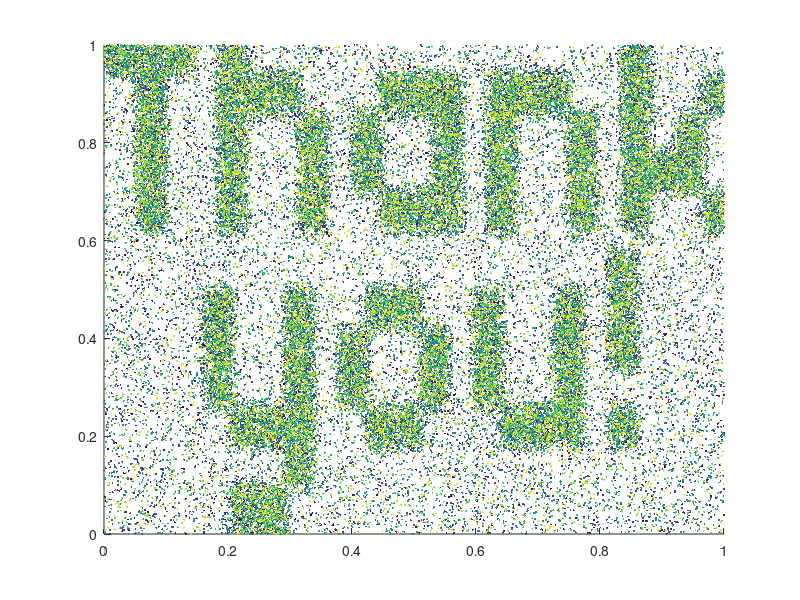

Write MATLAB code to recreate this figure.
clear;clc;h=25;w=46;I=[1,24;2,24;3,24;4,24;5,24;6,24;9,24;10,24;39,24;40,24;1,23;2,23;3,23;4,23;5,23;6,23;9,23;10,23;39,23;40,23;3,22;4,22;9,22;10,22;11,22;12,22;13,22;14,22;21,22;22,22;23,22;24,22;25,22;26,22;29,22;30,22;31,22;32,22;33,22;34,22;39,22;40,22;45,22;46,22;3,21;4,21;9,21;10,21;11,21;12,21;13,21;14,21;21,21;22,21;23,21;24,21;25,21;26,21;29,21;30,21;31,21;32,21;33,21;34,21;39,21;40,21;45,21;46,21;3,20;4,20;9,20;10,20;15,20;16,20;19,20;20,20;25,20;26,20;29,20;30,20;35,20;36,20;39,20;40,20;43,20;44,20;3,19;4,19;9,19;10,19;15,19;16,19;19,19;20,19;25,19;26,19;29,19;30,19;35,19;36,19;39,19;40,19;43,19;44,19;3,18;4,18;9,18;10,18;15,18;16,18;19,18;20,18;25,18;26,18;29,18;30,18;35,18;36,18;39,18;40,18;41,18;42,18;43,18;44,18;3,17;4,17;9,17;10,17;15,17;16,17;19,17;20,17;25,17;26,17;29,17;30,17;35,17;36,17;39,17;40,17;41,17;42,17;43,17;44,17;3,16;4,16;9,16;10,16;15,16;16,16;21,16;22,16;23,16;24,16;25,16;26,16;29,16;30,16;35,16;36,16;39,16;40,16;45,16;46,16;3,15;4,15;9,15;10,15;15,15;16,15;21,15;22,15;23,15;24,15;25,15;26,15;29,15;30,15;35,15;36,15;39,15;40,15;45,15;46,15;38,13;39,13;38,12;39,12;8,11;9,11;14,11;15,11;20,11;21,11;22,11;23,11;28,11;29,11;34,11;35,11;38,11;39,11;8,10;9,10;14,10;15,10;20,10;21,10;22,10;23,10;28,10;29,10;34,10;35,10;38,10;39,10;8,9;9,9;14,9;15,9;18,9;19,9;24,9;25,9;28,9;29,9;34,9;35,9;38,9;39,9;8,8;9,8;14,8;15,8;18,8;19,8;24,8;25,8;28,8;29,8;34,8;35,8;38,8;39,8;8,7;9,7;14,7;15,7;18,7;19,7;24,7;25,7;28,7;29,7;34,7;35,7;8,6;9,6;14,6;15,6;18,6;19,6;24,6;25,6;28,6;29,6;34,6;35,6;10,5;11,5;12,5;13,5;14,5;15,5;20,5;21,5;22,5;23,5;30,5;31,5;32,5;33,5;34,5;35,5;38,5;39,5;10,4;11,4;12,4;13,4;14,4;15,4;20,4;21,4;22,4;23,4;30,4;31,4;32,4;33,4;34,4;35,4;38,4;39,4;14,3;15,3;14,2;15,2;10,1;11,1;12,1;13,1;10,0;11,0;12,0;13,0];J=zeros(w,h,1);for(i=1:316);J(I(i,1),I(i,2)+1)=1;end;Z=zeros(w,h);J=min(max(J,Z+0.1),Z+0.9);DP=@(x,y,tx,ty)([1-tx,tx]*J(x:x+1,y:y+1)*[1-ty;ty]);DL=@(x,y)DP(floor(x),floor(y),x-floor(x),y-floor(y));D=@(x,y)DL(min(w-1,max(1,x*w)),min(h-1,max(1,y*h)));M=65536;vv=zeros(M,2);for(i=1:M);p=-1;while(rand()>p);rr=rand(2,1);p=D(rr(1),rr(2));end;vv(i,:)=rr;end;set(gcf,'units','pixels','position',[0,0,640,480]);scatter(vv(:,1),vv(:,2),2,linspace(1,10,length(vv)),'filled');
